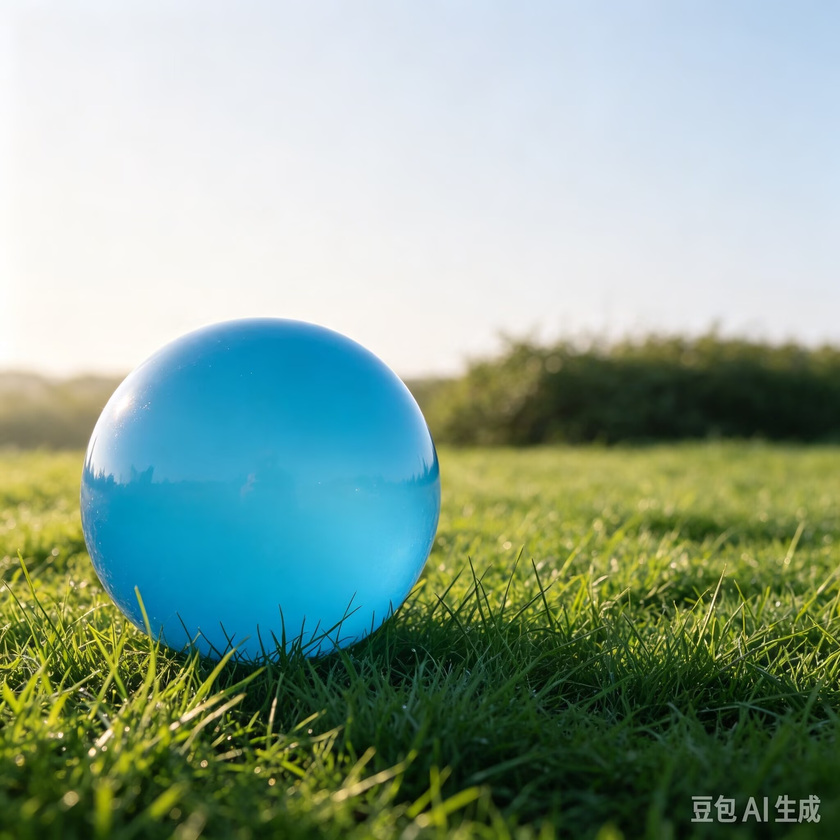
#> input picture 算法组/Week2/houkehong/src/green_detector/test_images/blue_01.png, 840 x 840 px, shrunk from 2048 x 2048 before the run
$ python -i detector.py   (imports and definitions only)
#> lines starting #> are read from the running program, lines starting #| are printed output that depends on the picture; after the words box and inside, x2 and y2 are one past the last pixel; in counts of white or black regions, pixels touching at a corner belong together
#> further down, picture is the input picture: shape (840, 840, 3); mean B, G, R 145.8, 162.6, 138.6
# -*- coding: utf-8 -*-
"""蓝色目标检测核心模块（纯 OpenCV，不 import rclpy）。

整条链路（任务 1 的算法流程，逐级把上一步输出当作下一步输入）：

    读取 BGR 图像
        -> 转换到 HSV（把“颜色”从和亮度纠缠的 RGB 里解耦出来）
        -> 用 HSV 上下界生成二值 mask（这一步的输出是一张只有 0/255 的单通道图）
        -> 形态学开/闭运算（清掉 mask 上的孤立噪点、补上目标内部的小洞）
        -> 提取外轮廓（mask 的边界 -> 一串点坐标）
        -> 按面积阈值筛选（丢掉明显是噪声的候选）
        -> 对选中的轮廓求中心点 (u, v)

任务 1 的脚本、任务 2 的对比脚本、任务 3 的 ROS2 发布节点都 import 本模块，
保证「脚本里打印的坐标」和「话题里发布的坐标」是同一套逻辑，不是两套代码。
"""

from __future__ import annotations

import os
from dataclasses import dataclass, field
from datetime import datetime
from typing import List, Optional, Sequence, Tuple

import cv2
import numpy as np

# ---------------------------------------------------------------------------
# 默认参数（README 里记录的“统一验收规则”就是这几个值）
# ---------------------------------------------------------------------------
DEFAULT_HSV_LOWER: Tuple[int, int, int] = (95, 120, 60)
DEFAULT_HSV_UPPER: Tuple[int, int, int] = (130, 255, 255)
DEFAULT_MIN_AREA: float = 500.0      # 像素平方
DEFAULT_MORPH_KERNEL: int = 5        # 5x5 椭圆核

# OpenCV 里 H 的取值范围是 0~179（不是 0~360），S/V 是 0~255。
# 蓝色大致落在 H≈90~130：深蓝偏 105~115，天蓝/青蓝偏 95~105。
# S 下界取 120 而不是 60，是为了把「蓝天」（S≈90~100，饱和度低）挡在外面——
# 蓝天是蓝球检测最主要的干扰源，这条阈值就是专门为它调的。


@dataclass
class DetectorConfig:
    """一次检测用到的全部参数。改参数就是改这个对象。"""

    hsv_lower: Tuple[int, int, int] = DEFAULT_HSV_LOWER
    hsv_upper: Tuple[int, int, int] = DEFAULT_HSV_UPPER
    min_area: float = DEFAULT_MIN_AREA
    morph_kernel: int = DEFAULT_MORPH_KERNEL
    use_open: bool = True     # 开运算：先腐蚀后膨胀，去掉小的白色噪点
    use_close: bool = True    # 闭运算：先膨胀后腐蚀，补掉目标内部的黑洞

    def __post_init__(self) -> None:
        self.hsv_lower = tuple(int(v) for v in self.hsv_lower)  # type: ignore[assignment]
        self.hsv_upper = tuple(int(v) for v in self.hsv_upper)  # type: ignore[assignment]
        self.min_area = float(self.min_area)
        if len(self.hsv_lower) != 3 or len(self.hsv_upper) != 3:
            raise ValueError("HSV 上下界必须是 3 个整数 (H, S, V)")

        # 6 个分量都要查 0~255：只查 H 的话，S/V 传 300 会在 np.array(..., uint8)
        # 那一步被静默截断成 44（numpy 1.x 回绕，numpy>=2 直接 OverflowError），
        # 于是 upper 反而小于 lower -> inRange 恒空 -> 永远 detected=false，很难查。
        for name, value in (("H", self.hsv_lower[0]), ("H", self.hsv_upper[0]),
                            ("S", self.hsv_lower[1]), ("S", self.hsv_upper[1]),
                            ("V", self.hsv_lower[2]), ("V", self.hsv_upper[2])):
            if not (0 <= value <= 255):
                raise ValueError("%s 分量必须在 0~255 之间，收到 %d" % (name, value))
        if self.hsv_upper[0] > 179:
            raise ValueError("H 上界必须在 0~179 之间（OpenCV 的 H 是 8 位存储）")

        for lo, hi in zip(self.hsv_lower, self.hsv_upper):
            if lo > hi:
                raise ValueError(
                    "HSV 下界不能大于上界：lower=%s upper=%s"
                    % (self.hsv_lower, self.hsv_upper)
                )
        if self.min_area < 0:
            raise ValueError("min_area 不能是负数")

        # 形态学核尺寸归一化：偶数核在 OpenCV 里锚点有半像素偏移，太小的核等于没做。
        k = int(self.morph_kernel)
        if k < 3:
            k = 0            # 等价于关闭形态学（build_mask 里 morph_kernel >= 3 才生效）
        elif k % 2 == 0:
            k += 1           # 2/4/6 -> 3/5/7
        self.morph_kernel = k

    # [14 lines left out: function describe, not called in this run]


@dataclass
class Detection:
    """一帧图像的检测结果。detected=False 时 u/v/area 固定为 0，不允许输出未初始化坐标。"""

    detected: bool
    u: float = 0.0
    v: float = 0.0
    area: float = 0.0
    center_method: str = "none"        # moments / bbox / none
    contour: Optional[np.ndarray] = None
    bbox: Tuple[int, int, int, int] = (0, 0, 0, 0)   # x, y, w, h
    candidates: List[float] = field(default_factory=list)  # 通过面积筛选的候选面积（降序）
    mask: Optional[np.ndarray] = None

    # [4 lines left out: function center_int, not called in this run]


def build_mask(image_bgr: np.ndarray, cfg: DetectorConfig) -> np.ndarray:
    """BGR -> HSV -> 阈值 -> 形态学，返回单通道 0/255 的 mask。"""
    hsv = cv2.cvtColor(image_bgr, cv2.COLOR_BGR2HSV)
#> hsv: shape (840, 840, 3); mean H, S, V 65.5, 103.6, 171.5
    mask = cv2.inRange(hsv, np.array(cfg.hsv_lower, dtype=np.uint8),
                       np.array(cfg.hsv_upper, dtype=np.uint8))
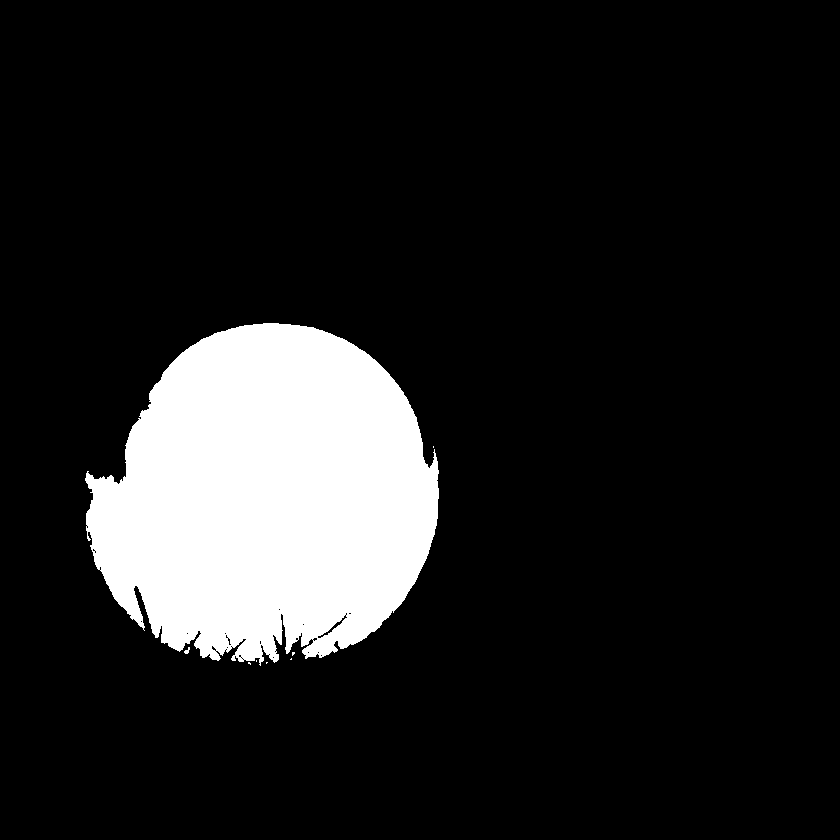
#> mask: shape (840, 840); 12.7% white; 8 white regions (6 under 20 px), largest, box (x1, y1, x2, y2) and area: (85, 323, 439, 666) 89776, (184, 647, 190, 654) 23

    if cfg.morph_kernel >= 3 and (cfg.use_open or cfg.use_close):
        k = cfg.morph_kernel
        kernel = cv2.getStructuringElement(cv2.MORPH_ELLIPSE, (k, k))
        if cfg.use_open:
            mask = cv2.morphologyEx(mask, cv2.MORPH_OPEN, kernel)
#> mask: shape (840, 840); 12.7% white; 1 white region, box (x1, y1, x2, y2) and area: (85, 323, 439, 662) 89410
        if cfg.use_close:
            mask = cv2.morphologyEx(mask, cv2.MORPH_CLOSE, kernel)
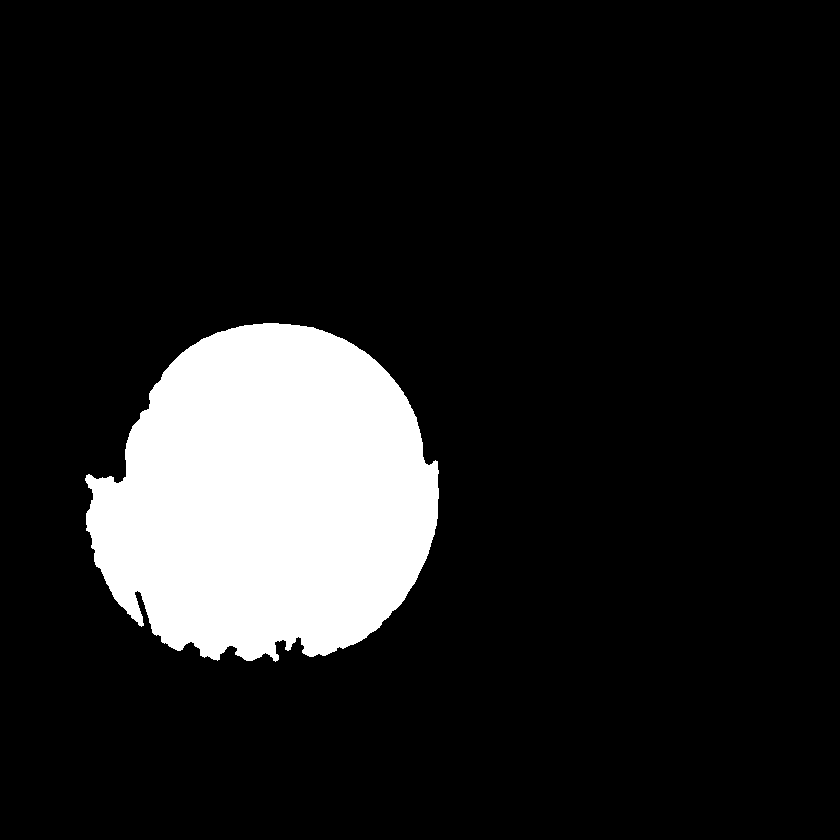
#> mask: shape (840, 840); 12.7% white; 1 white region
    return mask


def detect(image_bgr: np.ndarray, cfg: Optional[DetectorConfig] = None) -> Detection:
    """在一张 BGR 图像上找蓝色目标，返回中心点 (u, v) 与面积。

    多个候选择优规则：**面积最大者胜**（面积相同则保留 findContours 返回顺序靠前的）。
    理由：本周目标只有一个，面积越大越可能是真目标而不是反光点/背景碎片。
    """
    if cfg is None:
        cfg = DetectorConfig()
    if image_bgr is None or image_bgr.size == 0:
        raise ValueError("输入图像为空，检查图片路径是否读到了文件")

    mask = build_mask(image_bgr, cfg)

    # OpenCV 4 的 findContours 返回 (contours, hierarchy) 两个值；
    # RETR_EXTERNAL 只取最外层轮廓，CHAIN_APPROX_SIMPLE 只存拐点，省内存。
    contours, _ = cv2.findContours(mask, cv2.RETR_EXTERNAL, cv2.CHAIN_APPROX_SIMPLE)
#> contours = 1 contour; box (x1, y1, x2, y2) and area: (85, 323, 439, 662) 89256

    accepted: List[Tuple[float, np.ndarray]] = []
    for c in contours:
        area = float(cv2.contourArea(c))
        if area >= cfg.min_area:      # 面积阈值：小于它的当噪声丢掉
            accepted.append((area, c))
#> this loop made 1 pass
#> area on pass 1: 89255.5
#> after the loop, accepted = 1 item
    accepted.sort(key=lambda item: item[0], reverse=True)

    det = Detection(detected=False, mask=mask,
                    candidates=[a for a, _ in accepted])

    if not accepted:
        # 没有候选：明确返回“未检测到”，u/v/area 保持 0，绝不返回未初始化坐标
        return det

    area, contour = accepted[0]
#> contour = contour of 691 points, box (x1, y1, x2, y2) (85, 323, 439, 662), area 89256

    # 中心点用轮廓矩：m00 = 轮廓面积，m10/m00 = 重心的 u，m01/m00 = 重心的 v
    m = cv2.moments(contour)
#> m = moments, m00 89255.5, centre m10/m00, m01/m00 = (267.7, 496.4)
    if m["m00"] > 1e-6:
        u = float(m["m10"] / m["m00"])
#> u = 267.7
        v = float(m["m01"] / m["m00"])
#> v = 496.4
        method = "moments"
    else:
        # 退化情况（面积 0 或轮廓是单点/直线）：退回外接矩形中心
        x, y, w, h = cv2.boundingRect(contour)
        u = float(x + w / 2.0)
        v = float(y + h / 2.0)
        method = "bbox"

    det.detected = True
    det.u, det.v, det.area = u, v, area
#> det.u = 267.7; det.v = 496.4; det.area = 89255.5
    det.center_method = method
    det.contour = contour
#> det.contour has the same summary as contour
    det.bbox = tuple(int(v_) for v_ in cv2.boundingRect(contour))  # type: ignore[assignment]
#> det.bbox = (85, 323, 354, 339)
    return det


# [60 lines left out: function annotate, not called in this run]


def mask_to_bgr(mask: np.ndarray) -> np.ndarray:
    """把单通道 mask 转成三通道，方便和彩色图拼在一起保存。"""
    return cv2.cvtColor(mask, cv2.COLOR_GRAY2BGR)


# ---------------------------------------------------------------------------
# 小工具：读写带中文路径的文件、终端抬头
# ---------------------------------------------------------------------------
# [38 lines left out: functions imread_unicode, imwrite_unicode, print_banner, format_result, not called in this run]

>>> import cv2
>>> picture = cv2.imread('../test_images/blue_01.png')
>>> result = detect(picture)

$ run again, on 算法组/Week2/houkehong/src/green_detector/test_images/blue_03.png
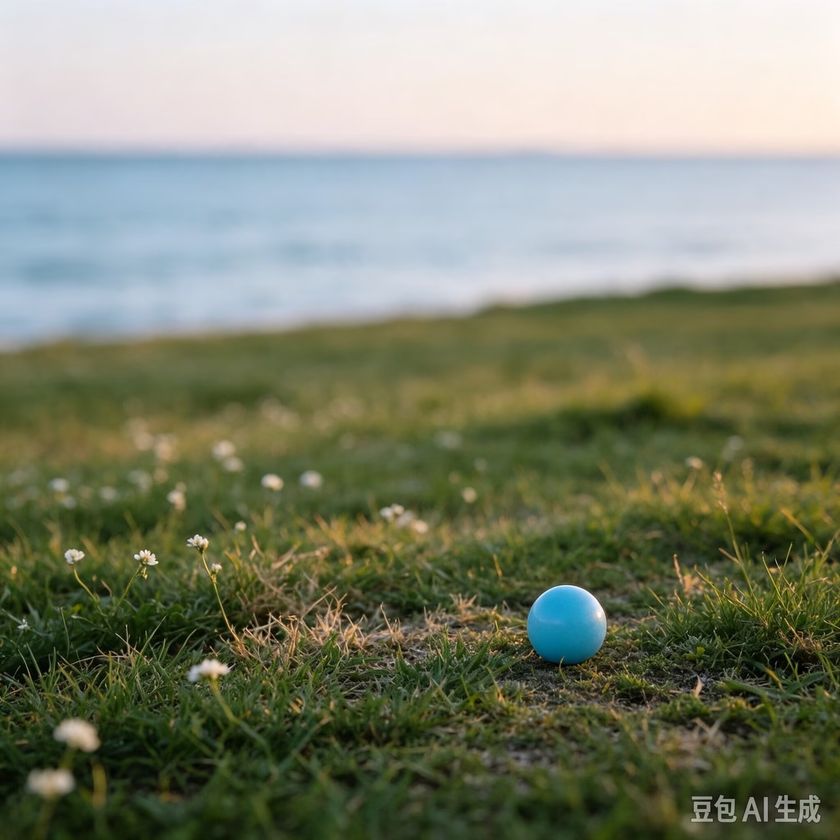
#> input picture 算法组/Week2/houkehong/src/green_detector/test_images/blue_03.png, 840 x 840 px, shrunk from 2048 x 2048 before the run
#> picture is the input picture: shape (840, 840, 3); mean B, G, R 111.6, 132.3, 127.5
#> hsv: shape (840, 840, 3); mean H, S, V 52.2, 88.6, 138.6
#> in build_mask, `mask = cv2.inRange(hsv, np.array(cfg.hsv_lower, dtype=np.uint8), np.ar..`:
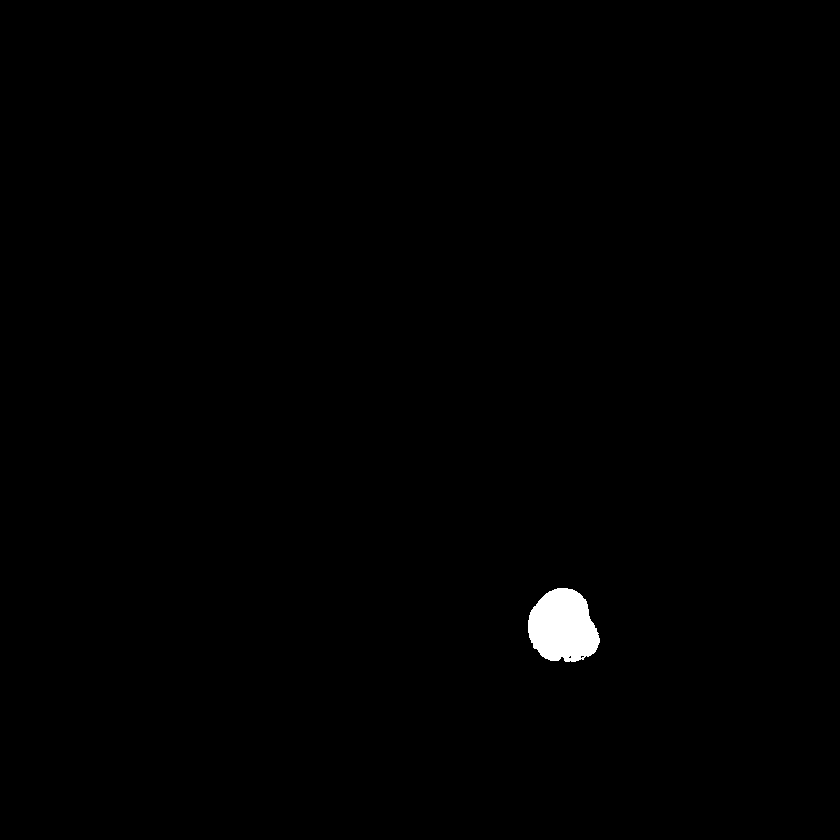
#> mask: shape (840, 840); 0.57% white; 1 white region, box (x1, y1, x2, y2) and area: (528, 588, 600, 662) 4031
#> contours = 1 contour; box (x1, y1, x2, y2) and area: (528, 588, 600, 662) 3920
#> the loop in detect, `for c in contours:` made 1 pass
#> area on pass 1: 3919.5
#> after the loop in detect, `for c in contours:`: accepted = 1 item
#> contour = contour of 129 points, box (x1, y1, x2, y2) (528, 588, 600, 662), area 3920
#> m = moments, m00 3919.5, centre m10/m00, m01/m00 = (562.4, 626.3)
#> u = 562.4
#> v = 626.3
#> det.u = 562.4; det.v = 626.3; det.area = 3919.5
#> det.contour has the same summary as contour
#> det.bbox = (528, 588, 72, 74)
